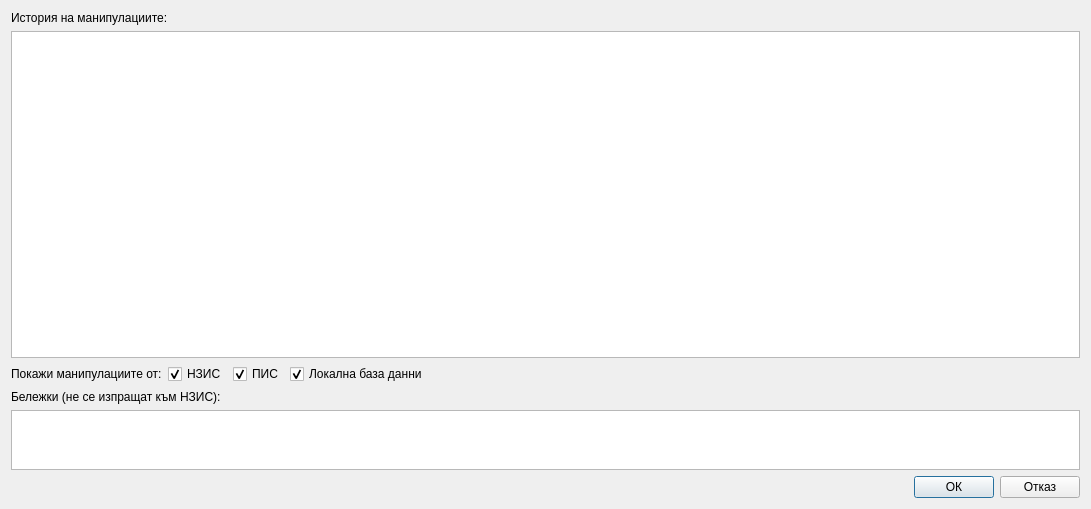
<?xml version="1.0" encoding="UTF-8"?>
<ui version="4.0">
 <class>DetailedStatus</class>
 <widget class="QDialog" name="DetailedStatus">
  <property name="geometry">
   <rect>
    <x>0</x>
    <y>0</y>
    <width>1091</width>
    <height>509</height>
   </rect>
  </property>
  <property name="minimumSize">
   <size>
    <width>700</width>
    <height>0</height>
   </size>
  </property>
  <property name="windowTitle">
   <string>DetailedStatus</string>
  </property>
  <layout class="QVBoxLayout" name="verticalLayout_2">
   <item>
    <widget class="QLabel" name="label">
     <property name="text">
      <string>История на манипулациите:</string>
     </property>
    </widget>
   </item>
   <item>
    <widget class="QTableView" name="tableView">
     <property name="minimumSize">
      <size>
       <width>0</width>
       <height>200</height>
      </size>
     </property>
    </widget>
   </item>
   <item>
    <layout class="QHBoxLayout" name="horizontalLayout_4">
     <property name="bottomMargin">
      <number>0</number>
     </property>
     <item>
      <widget class="QLabel" name="label_3">
       <property name="text">
        <string>Покажи манипулациите от:</string>
       </property>
      </widget>
     </item>
     <item>
      <widget class="QCheckBox" name="hisCheck">
       <property name="text">
        <string>НЗИС</string>
       </property>
       <property name="checked">
        <bool>true</bool>
       </property>
      </widget>
     </item>
     <item>
      <widget class="QCheckBox" name="pisCheck">
       <property name="text">
        <string>ПИС</string>
       </property>
       <property name="checked">
        <bool>true</bool>
       </property>
      </widget>
     </item>
     <item>
      <widget class="QCheckBox" name="localCheck">
       <property name="text">
        <string>Локална база данни</string>
       </property>
       <property name="checked">
        <bool>true</bool>
       </property>
      </widget>
     </item>
     <item>
      <spacer name="horizontalSpacer_3">
       <property name="orientation">
        <enum>Qt::Horizontal</enum>
       </property>
       <property name="sizeHint" stdset="0">
        <size>
         <width>40</width>
         <height>20</height>
        </size>
       </property>
      </spacer>
     </item>
    </layout>
   </item>
   <item>
    <widget class="QLabel" name="notesTitle">
     <property name="sizePolicy">
      <sizepolicy hsizetype="Preferred" vsizetype="Preferred">
       <horstretch>0</horstretch>
       <verstretch>0</verstretch>
      </sizepolicy>
     </property>
     <property name="minimumSize">
      <size>
       <width>0</width>
       <height>0</height>
      </size>
     </property>
     <property name="maximumSize">
      <size>
       <width>16777215</width>
       <height>16777215</height>
      </size>
     </property>
     <property name="text">
      <string>Бележки (не се изпращат към НЗИС):</string>
     </property>
     <property name="textFormat">
      <enum>Qt::PlainText</enum>
     </property>
     <property name="scaledContents">
      <bool>false</bool>
     </property>
     <property name="alignment">
      <set>Qt::AlignLeading|Qt::AlignLeft|Qt::AlignVCenter</set>
     </property>
     <property name="margin">
      <number>0</number>
     </property>
    </widget>
   </item>
   <item>
    <layout class="QHBoxLayout" name="horizontalLayout">
     <item>
      <widget class="QTextEdit" name="notesEdit">
       <property name="sizePolicy">
        <sizepolicy hsizetype="Expanding" vsizetype="Maximum">
         <horstretch>0</horstretch>
         <verstretch>0</verstretch>
        </sizepolicy>
       </property>
       <property name="maximumSize">
        <size>
         <width>16777215</width>
         <height>60</height>
        </size>
       </property>
      </widget>
     </item>
    </layout>
   </item>
   <item>
    <layout class="QHBoxLayout" name="horizontalLayout_2">
     <item>
      <spacer name="horizontalSpacer">
       <property name="orientation">
        <enum>Qt::Horizontal</enum>
       </property>
       <property name="sizeHint" stdset="0">
        <size>
         <width>40</width>
         <height>20</height>
        </size>
       </property>
      </spacer>
     </item>
     <item>
      <widget class="QPushButton" name="okButton">
       <property name="text">
        <string>ОК</string>
       </property>
      </widget>
     </item>
     <item>
      <widget class="QPushButton" name="cancelButton">
       <property name="text">
        <string>Отказ</string>
       </property>
      </widget>
     </item>
    </layout>
   </item>
  </layout>
 </widget>
 <layoutdefault spacing="6" margin="11"/>
 <resources/>
 <connections/>
</ui>
